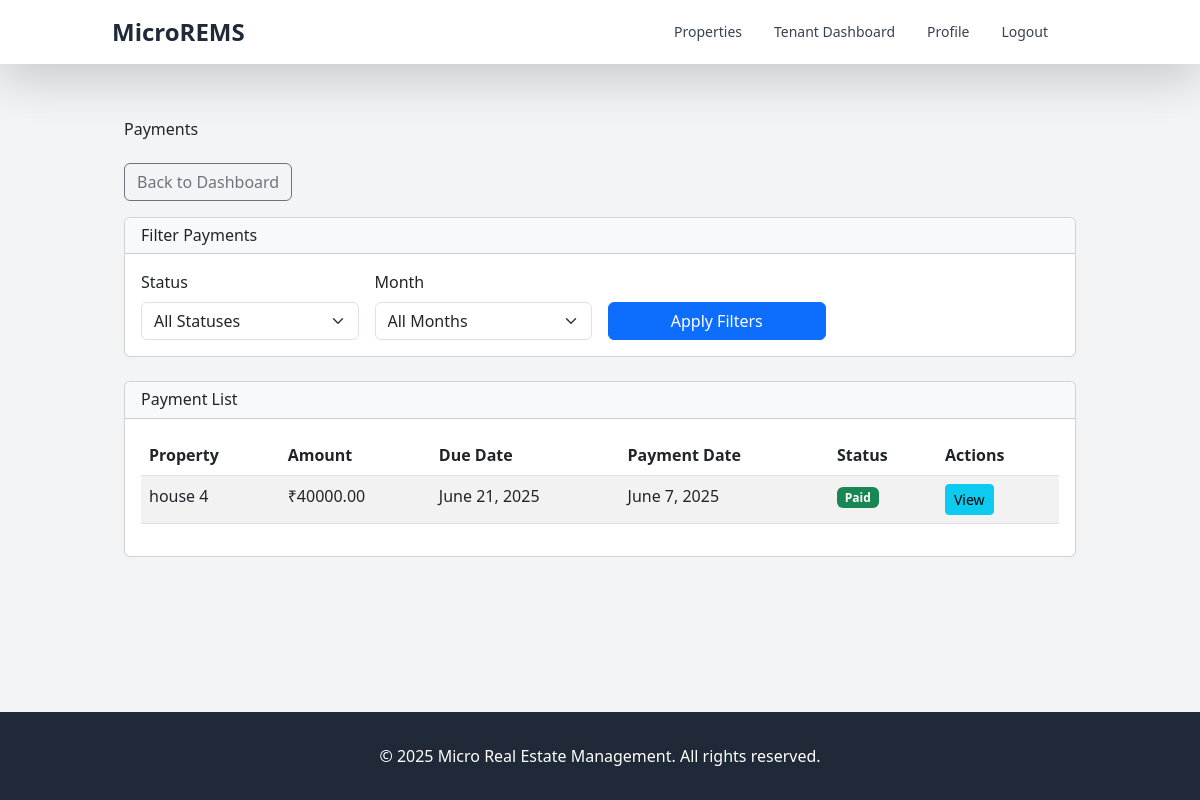
/payments/ (signed in), run on the app's committed database.
### payments/models.py (models this page shows, shortened)
class Payment(models.Model):
    PAYMENT_STATUS_CHOICES = [
        ('pending', 'Pending'),
        ('paid', 'Paid'),
        ('overdue', 'Overdue'),
        ('cancelled', 'Cancelled'),
    ]
    PAYMENT_METHOD_CHOICES = [
        ('credit_card', 'Credit Card'),
        ('debit_card', 'Debit Card'),
        ('bank_transfer', 'Bank Transfer'),
        ('cash', 'Cash'),
        ('check', 'Check'),
        ('upi', 'UPI'),
        ('other', 'Other'),
    ]
    rental_agreement = models.ForeignKey(RentalAgreement, on_delete=models.CASCADE, related_name='payments')
    amount = models.DecimalField(max_digits=10, decimal_places=2)
    payment_date = models.DateField()
    due_date = models.DateField()
    payment_method = models.CharField(max_length=20, choices=PAYMENT_METHOD_CHOICES)
    transaction_id = models.CharField(max_length=100, blank=True, null=True)
    status = models.CharField(max_length=20, choices=PAYMENT_STATUS_CHOICES, default='pending')
    receipt = models.FileField(upload_to='documents/', blank=True, null=True)
    notes = models.TextField(blank=True, null=True)
    created_at = models.DateTimeField(auto_now_add=True)
    updated_at = models.DateTimeField(auto_now=True)

### properties/models.py (models this page shows, shortened)
class RentalAgreement(models.Model):
    AGREEMENT_STATUS_CHOICES = [
        ('pending', 'Pending'),
        ('active', 'Active'),
        ('expired', 'Expired'),
        ('terminated', 'Terminated'),
    ]
    property = models.ForeignKey(Property, on_delete=models.CASCADE, related_name='rental_agreements')
    tenant = models.ForeignKey(Tenant, on_delete=models.CASCADE, related_name='rental_agreements')
    start_date = models.DateField()
    end_date = models.DateField()
    rent_amount = models.DecimalField(max_digits=10, decimal_places=2)
    security_deposit = models.DecimalField(max_digits=10, decimal_places=2)
    agreement_document = models.FileField(upload_to='documents/', blank=True, null=True)
    status = models.CharField(max_length=20, choices=AGREEMENT_STATUS_CHOICES, default='pending')
    terms_and_conditions = models.TextField()
    created_at = models.DateTimeField(auto_now_add=True)
    updated_at = models.DateTimeField(auto_now=True)

class Property(models.Model):
    PROPERTY_STATUS_CHOICES = [
        ('available', 'Available'),
        ('rented', 'Rented'),
        ('maintenance', 'Under Maintenance'),
        ('not_available', 'Not Available'),
    ]
    PROPERTY_TYPE_CHOICES = [
        ('apartment', 'Apartment'),
        ('house', 'House'),
        ('condo', 'Condominium'),
        ('commercial', 'Commercial Space'),
        ('land', 'Land'),
        ('other', 'Other'),
    ]
    landlord = models.ForeignKey(Landlord, on_delete=models.CASCADE, related_name='properties')
    title = models.CharField(max_length=200)
    description = models.TextField()
    property_type = models.CharField(max_length=20, choices=PROPERTY_TYPE_CHOICES, default='apartment')
    address = models.TextField()
    city = models.CharField(max_length=100)
    state = models.CharField(max_length=100)
    zip_code = models.CharField(max_length=20)
    bedrooms = models.PositiveIntegerField(default=1)
    bathrooms = models.DecimalField(max_digits=3, decimal_places=1, default=1.0)
    area_sqft = models.PositiveIntegerField()
    rent_amount = models.DecimalField(max_digits=10, decimal_places=2)
    security_deposit = models.DecimalField(max_digits=10, decimal_places=2)
    available_from = models.DateField()
    status = models.CharField(max_length=20, choices=PROPERTY_STATUS_CHOICES, default='available')
    amenities = models.TextField(blank=True, null=True)
    created_at = models.DateTimeField(auto_now_add=True)
    updated_at = models.DateTimeField(auto_now=True)
    class Meta:
        verbose_name_plural = "Properties"

### payments/views.py (the view)
# urls.py: path('', views.payment_list, name='payment_list'),
@login_required
def payment_list(request):
    is_landlord = request.user.is_landlord
    is_tenant = request.user.is_tenant
    if is_landlord:
        landlord = get_object_or_404(Landlord, user=request.user)
        payments = Payment.objects.select_related('rental_agreement', 'rental_agreement__property', 'rental_agreement__tenant').filter(
            rental_agreement__property__landlord=landlord
        )
        properties = Property.objects.filter(
            landlord=landlord,
            rental_agreements__isnull=False
        ).distinct()
    elif is_tenant:
        tenant = get_object_or_404(Tenant, user=request.user)
        payments = Payment.objects.select_related('rental_agreement', 'rental_agreement__property').filter(
            rental_agreement__tenant=tenant
        )
        properties = Property.objects.filter(
            rental_agreements__tenant=tenant,
            rental_agreements__isnull=False
        ).distinct()
    else:
        messages.error(request, 'You do not have permission to view payments.')
        return redirect('dashboard')
    status_filter = request.GET.get('status')
    property_filter = request.GET.get('property')
    month_filter = request.GET.get('month')
    if status_filter and status_filter != 'all':
        payments = payments.filter(status=status_filter)
    if property_filter and property_filter != 'all':
        payments = payments.filter(rental_agreement__property_id=property_filter)
    if month_filter and month_filter != 'all':
        try:
            month, year = month_filter.split('-')
            payments = payments.filter(due_date__month=month, due_date__year=year)
        except ValueError:
            pass
    payments = payments.order_by('-due_date')
    months = payments.dates('due_date', 'month', order='DESC')
    month_choices = [(d.strftime('%m-%Y'), d.strftime('%B %Y')) for d in months]
    context = {
        'payments': payments,
        'properties': properties,
        'is_landlord': is_landlord,
        'is_tenant': is_tenant,
        'status_filter': status_filter or 'all',
        'property_filter': property_filter or 'all',
        'month_filter': month_filter or 'all',
        'month_choices': month_choices,
        'payment_status_choices': Payment.PAYMENT_STATUS_CHOICES,
    }
    return render(request, 'payments/payment_list.html', context)

### templates/payments/payment_list.html (shortened to what this page needs)
{% extends 'base.html' %}
{% load static %}
{% block content %}
<div class="container mt-4">
    <h1 class="mb-4">Payments</h1>
    <div class="row mb-4">
        <div class="col-md-12">
            <div class="d-flex justify-content-between align-items-center mb-3">
                <div>
                    <a href="{% url 'dashboard' %}" class="btn btn-outline-secondary">
                         Back to Dashboard
                    </a>
                </div>
            </div>
            <div class="card">
                <div class="card-header bg-light">
                    <h5 class="mb-0">Filter Payments</h5>
                </div>
                <div class="card-body">
                    <form method="get" class="row g-3">
                        <div class="col-md-3">
                            <label for="status" class="form-label">Status</label>
                            <select name="status" id="status" class="form-select">
                                <option value="all" {% if status_filter == 'all' %}selected{% endif %}>All Statuses</option>
                            </select>
                        </div>
                        <div class="col-md-3">
                            <label for="month" class="form-label">Month</label>
                            <select name="month" id="month" class="form-select">
                                <option value="all" {% if month_filter == 'all' %}selected{% endif %}>All Months</option>
                            </select>
                        </div>
                        <div class="col-md-3 d-flex align-items-end">
                            <button type="submit" class="btn btn-primary w-100">Apply Filters</button>
                        </div>
                    </form>
                </div>
            </div>
        </div>
    </div>
    <div class="card">
        <div class="card-header bg-light">
            <h5 class="mb-0">Payment List</h5>
        </div>
        <div class="card-body">
            {% if payments %}
            <div class="table-responsive">
                <table class="table table-striped table-hover">
                    <thead>
                        <tr>
                            <th>Property</th>
                            <th>Amount</th>
                            <th>Due Date</th>
                            <th>Payment Date</th>
                            <th>Status</th>
                            <th>Actions</th>
                        </tr>
                    </thead>
                    <tbody>
                        {% for payment in payments %}
                        <tr>
                            <td>{{ payment.rental_agreement.property.title }}</td>
                            <td>₹{{ payment.amount }}</td>
                            <td>{{ payment.due_date }}</td>
                            <td>{% if payment.payment_date %}{{ payment.payment_date }}{% else %}-{% endif %}</td>
                            <td>
                                {% if payment.status == 'pending' %}
                                <span class="badge bg-warning text-dark">Pending</span>
                                {% elif payment.status == 'paid' %}
                                <span class="badge bg-success">Paid</span>
                                {% elif payment.status == 'overdue' %}
                                <span class="badge bg-danger">Overdue</span>
                                {% elif payment.status == 'cancelled' %}
                                <span class="badge bg-secondary">Cancelled</span>
                                {% endif %}
                            </td>
                            <td>
                                <a href="{% url 'payment_detail' payment_id=payment.id %}" class="btn btn-sm btn-info">
                                     View
                                </a>
                            </td>
                        </tr>
                        {% endfor %}
                    </tbody>
                </table>
            </div>
            {% else %}
            <div class="alert alert-info">
                No payments found matching your criteria.
            </div>
            {% endif %}
        </div>
    </div>
</div>
{% endblock %}

### static/css/style.css (style rules this page uses)
body { display: flex; flex-direction: column; min-height: 100vh; }

### data on the page
Payment: rental_agreement.property "house 4", amount "40000.00", due_date "June 21, 2025", payment_date "June 7, 2025", status "Paid"
